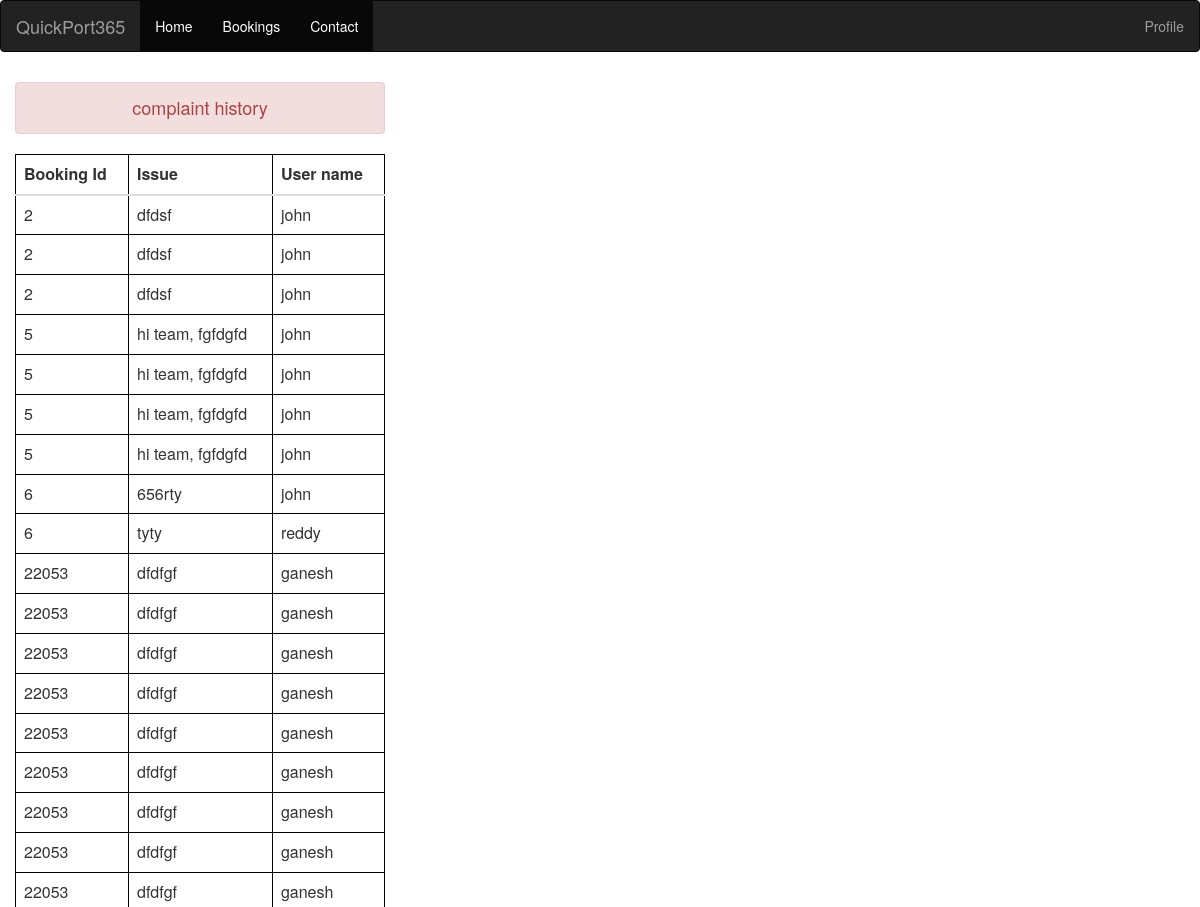
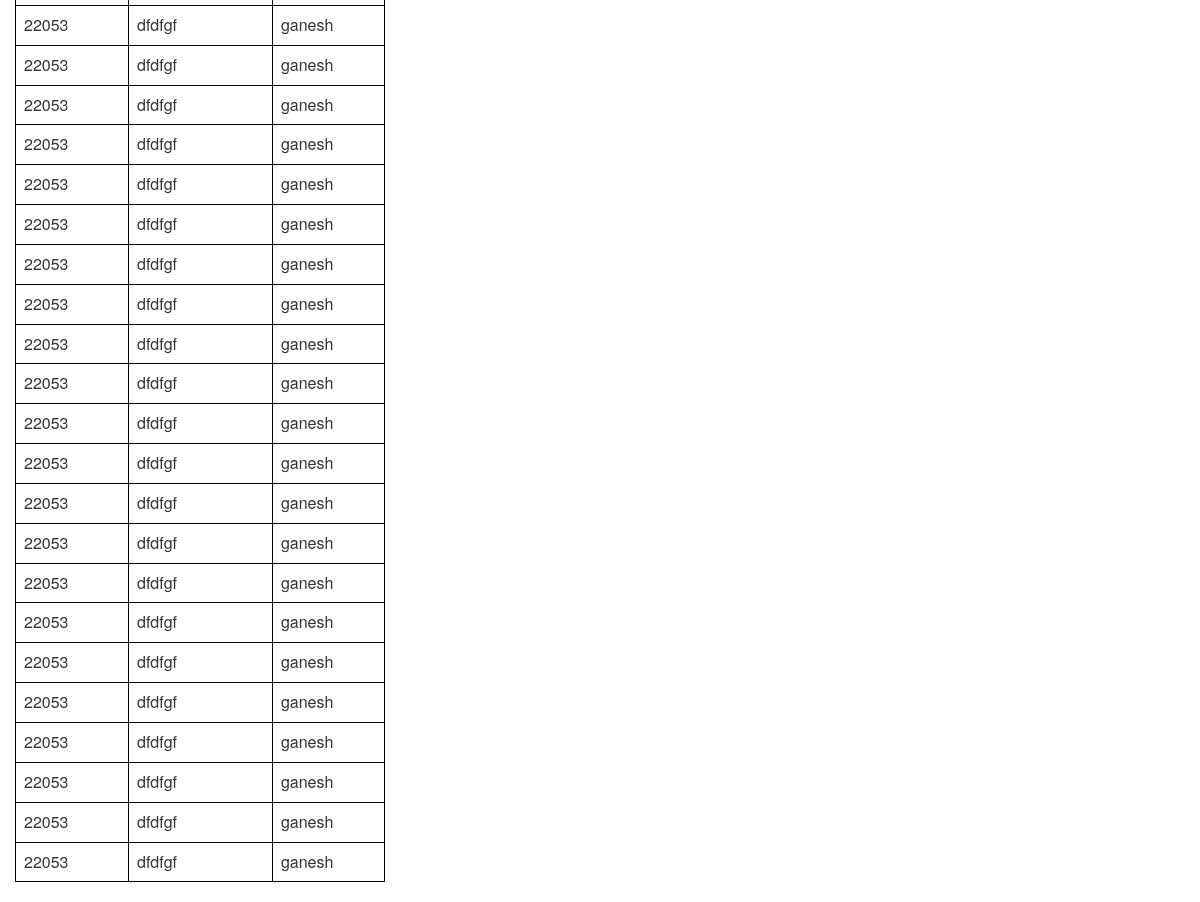
The page /usercomplaints (signed in) on the database its author committed (2 pictures, top to bottom).
### service/models.py (models this page shows)
class Complaint(models.Model):
    user = models.ForeignKey(User, on_delete=models.CASCADE, null=True, editable=False)
    booking_id = models.IntegerField()
    issue = models.TextField()

### service/views.py (the view)
# urls.py: path('usercomplaints', views.user_complaints, name='usercomplaints'),
def user_complaints(request):
    comp = Complaint.objects.all()
    return render(request, 'user_complaints.html', {'comp': comp})

### templates/user_complaints.html (shortened to what this page needs)
{% extends 'base.html' %}
{% block content %}
<html lang="en">
<head>
</head>
<body>
 <div class="col-sm-4 offset-1">
   <table class="table table-striped.thead-dark">
       <h4 class="text-center alert alert-danger"> complaint history </h4>
     <thead>
       <tr>
         <th scope="col">Booking Id</th>
            <th scope="col"> Issue </th>
         <th scope="col">User name</th>
       </tr>
     </thead>
     <tbody>
      {% for st in comp %}
       <tr>
         <td>{{st.booking_id}}</td>
         <td>{{st.issue}}</td>
         <td>{{st.user}}</td>
       </tr>
      {% endfor %}
     </tbody>
   </table>
 </div>
</body>
</html>
{% endblock %}

### templates/user_complaints.html (style rules this page uses)
table,td,tr,th { border:1px solid black; }

### rows shown on the page
Complaint: booking_id "2", issue "dfdsf", user "john"
Complaint: booking_id "2", issue "dfdsf", user "john"
Complaint: booking_id "2", issue "dfdsf", user "john"
Complaint: booking_id "5", issue "hi team, fgfdgfd", user "john"
Complaint: booking_id "5", issue "hi team, fgfdgfd", user "john"
Complaint: booking_id "5", issue "hi team, fgfdgfd", user "john"
Complaint: booking_id "5", issue "hi team, fgfdgfd", user "john"
Complaint: booking_id "6", issue "656rty", user "john"
Complaint: booking_id "6", issue "tyty", user "reddy"
Complaint: booking_id "22053", issue "dfdfgf", user "ganesh"
Complaint: booking_id "22053", issue "dfdfgf", user "ganesh"
Complaint: booking_id "22053", issue "dfdfgf", user "ganesh"
Complaint: booking_id "22053", issue "dfdfgf", user "ganesh"
Complaint: booking_id "22053", issue "dfdfgf", user "ganesh"
Complaint: booking_id "22053", issue "dfdfgf", user "ganesh"
Complaint: booking_id "22053", issue "dfdfgf", user "ganesh"
Complaint: booking_id "22053", issue "dfdfgf", user "ganesh"
Complaint: booking_id "22053", issue "dfdfgf", user "ganesh"
Complaint: booking_id "22053", issue "dfdfgf", user "ganesh"
Complaint: booking_id "22053", issue "dfdfgf", user "ganesh"
Complaint: booking_id "22053", issue "dfdfgf", user "ganesh"
Complaint: booking_id "22053", issue "dfdfgf", user "ganesh"
Complaint: booking_id "22053", issue "dfdfgf", user "ganesh"
Complaint: booking_id "22053", issue "dfdfgf", user "ganesh"
Complaint: booking_id "22053", issue "dfdfgf", user "ganesh"
Complaint: booking_id "22053", issue "dfdfgf", user "ganesh"
Complaint: booking_id "22053", issue "dfdfgf", user "ganesh"
Complaint: booking_id "22053", issue "dfdfgf", user "ganesh"
Complaint: booking_id "22053", issue "dfdfgf", user "ganesh"
Complaint: booking_id "22053", issue "dfdfgf", user "ganesh"
Complaint: booking_id "22053", issue "dfdfgf", user "ganesh"
Complaint: booking_id "22053", issue "dfdfgf", user "ganesh"
Complaint: booking_id "22053", issue "dfdfgf", user "ganesh"
Complaint: booking_id "22053", issue "dfdfgf", user "ganesh"
Complaint: booking_id "22053", issue "dfdfgf", user "ganesh"
Complaint: booking_id "22053", issue "dfdfgf", user "ganesh"
Complaint: booking_id "22053", issue "dfdfgf", user "ganesh"
Complaint: booking_id "22053", issue "dfdfgf", user "ganesh"
Complaint: booking_id "22053", issue "dfdfgf", user "ganesh"
Complaint: booking_id "22053", issue "dfdfgf", user "ganesh"
